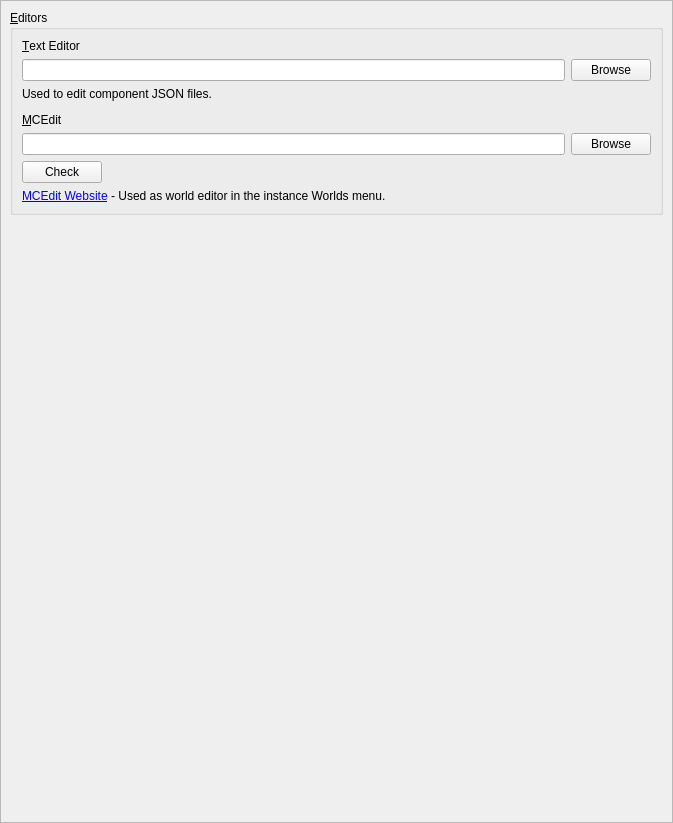
<?xml version='1.0' encoding='utf-8'?>
<ui version="4.0">
 <class>ExternalToolsPage</class>
 <widget class="QWidget" name="ExternalToolsPage">
  <property name="geometry">
   <rect>
    <x>0</x>
    <y>0</y>
    <width>673</width>
    <height>823</height>
   </rect>
  </property>
  <layout class="QVBoxLayout" name="verticalLayout">
   <property name="leftMargin">
    <number>0</number>
   </property>
   <property name="topMargin">
    <number>0</number>
   </property>
   <property name="rightMargin">
    <number>0</number>
   </property>
   <property name="bottomMargin">
    <number>0</number>
   </property>
   <item>
    <widget class="QScrollArea" name="scrollArea">
     <property name="widgetResizable">
      <bool>true</bool>
     </property>
     <widget class="QWidget" name="scrollAreaWidgetContents_2">
      <property name="geometry">
       <rect>
        <x>0</x>
        <y>0</y>
        <width>669</width>
        <height>819</height>
       </rect>
      </property>
      <layout class="QVBoxLayout" name="verticalLayout_3">
       <item>
        <widget class="QGroupBox" name="editorsBox">
         <property name="title">
          <string>&amp;Editors</string>
         </property>
         <layout class="QVBoxLayout" name="verticalLayout_2">
          <item>
           <widget class="QLabel" name="label_3">
            <property name="text">
             <string>&amp;Text Editor</string>
            </property>
            <property name="buddy">
             <cstring>jsonEditorTextBox</cstring>
            </property>
           </widget>
          </item>
          <item>
           <layout class="QHBoxLayout" name="horizontalLayout">
            <item>
             <widget class="QLineEdit" name="jsonEditorTextBox" />
            </item>
            <item>
             <widget class="QPushButton" name="jsonEditorBrowseBtn">
              <property name="text">
               <string>Browse</string>
              </property>
             </widget>
            </item>
           </layout>
          </item>
          <item>
           <widget class="QLabel" name="label_4">
            <property name="text">
             <string>Used to edit component JSON files.</string>
            </property>
           </widget>
          </item>
          <item>
           <spacer name="verticalSpacer_7">
            <property name="orientation">
             <enum>Qt::Vertical</enum>
            </property>
            <property name="sizeType">
             <enum>QSizePolicy::Fixed</enum>
            </property>
            <property name="sizeHint" stdset="0">
             <size>
              <width>0</width>
              <height>6</height>
             </size>
            </property>
           </spacer>
          </item>
          <item>
           <widget class="QLabel" name="mceditLabel">
            <property name="text">
             <string>&amp;MCEdit</string>
            </property>
            <property name="buddy">
             <cstring>mceditPathEdit</cstring>
            </property>
           </widget>
          </item>
          <item>
           <layout class="QHBoxLayout" name="horizontalLayout_6">
            <item>
             <widget class="QLineEdit" name="mceditPathEdit" />
            </item>
            <item>
             <widget class="QPushButton" name="mceditPathBtn">
              <property name="text">
               <string>Browse</string>
              </property>
             </widget>
            </item>
           </layout>
          </item>
          <item>
           <widget class="QPushButton" name="mceditCheckBtn">
            <property name="sizePolicy">
             <sizepolicy hsizetype="Maximum" vsizetype="Fixed">
              <horstretch>0</horstretch>
              <verstretch>0</verstretch>
             </sizepolicy>
            </property>
            <property name="text">
             <string>Check</string>
            </property>
           </widget>
          </item>
          <item>
           <widget class="QLabel" name="mceditLink">
            <property name="text">
             <string notr="true">&lt;html&gt;&lt;head/&gt;&lt;body&gt;&lt;p&gt;&lt;a href="https://www.mcedit.net/"&gt;MCEdit Website&lt;/a&gt; - Used as world editor in the instance Worlds menu.&lt;/p&gt;&lt;/body&gt;&lt;/html&gt;</string>
            </property>
           </widget>
          </item>
         </layout>
        </widget>
       </item>
       <item>
        </item>
       <item>
        <spacer name="verticalSpacer">
         <property name="orientation">
          <enum>Qt::Vertical</enum>
         </property>
         <property name="sizeHint" stdset="0">
          <size>
           <width>0</width>
           <height>0</height>
          </size>
         </property>
        </spacer>
       </item>
      </layout>
     </widget>
    </widget>
   </item>
  </layout>
 </widget>
 <resources />
 <connections />
</ui>
